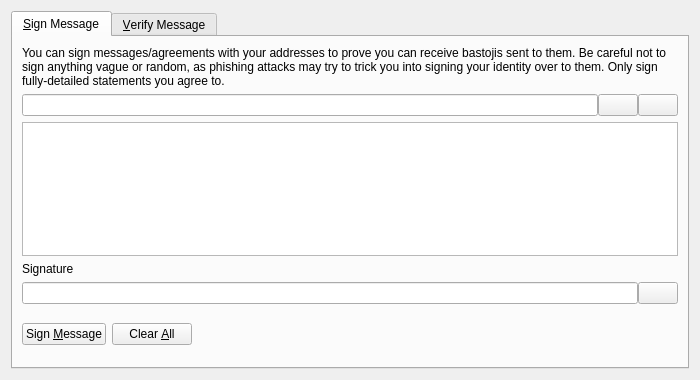
<?xml version="1.0" encoding="UTF-8"?>
<ui version="4.0">
 <class>SignVerifyMessageDialog</class>
 <widget class="QDialog" name="SignVerifyMessageDialog">
  <property name="geometry">
   <rect>
    <x>0</x>
    <y>0</y>
    <width>700</width>
    <height>380</height>
   </rect>
  </property>
  <property name="windowTitle">
   <string>Signatures - Sign / Verify a Message</string>
  </property>
  <property name="modal">
   <bool>true</bool>
  </property>
  <layout class="QVBoxLayout" name="verticalLayout">
   <item>
    <widget class="QTabWidget" name="tabWidget">
     <property name="currentIndex">
      <number>0</number>
     </property>
     <widget class="QWidget" name="tabSignMessage">
      <attribute name="title">
       <string>&amp;Sign Message</string>
      </attribute>
      <layout class="QVBoxLayout" name="verticalLayout_SM">
       <item>
        <widget class="QLabel" name="infoLabel_SM">
         <property name="text">
          <string>You can sign messages/agreements with your addresses to prove you can receive bastojis sent to them. Be careful not to sign anything vague or random, as phishing attacks may try to trick you into signing your identity over to them. Only sign fully-detailed statements you agree to.</string>
         </property>
         <property name="textFormat">
          <enum>Qt::PlainText</enum>
         </property>
         <property name="wordWrap">
          <bool>true</bool>
         </property>
        </widget>
       </item>
       <item>
        <layout class="QHBoxLayout" name="horizontalLayout_1_SM">
         <property name="spacing">
          <number>0</number>
         </property>
         <item>
          <widget class="QValidatedLineEdit" name="addressIn_SM">
           <property name="toolTip">
            <string>The Bastoji address to sign the message with</string>
           </property>
          </widget>
         </item>
         <item>
          <widget class="QPushButton" name="addressBookButton_SM">
           <property name="toolTip">
            <string>Choose previously used address</string>
           </property>
           <property name="text">
            <string/>
           </property>
           <property name="icon">
            <iconset resource="../bastoji.qrc">
             <normaloff>:/icons/address-book</normaloff>:/icons/address-book</iconset>
           </property>
           <property name="shortcut">
            <string>Alt+A</string>
           </property>
           <property name="autoDefault">
            <bool>false</bool>
           </property>
          </widget>
         </item>
         <item>
          <widget class="QPushButton" name="pasteButton_SM">
           <property name="toolTip">
            <string>Paste address from clipboard</string>
           </property>
           <property name="text">
            <string/>
           </property>
           <property name="icon">
            <iconset resource="../bastoji.qrc">
             <normaloff>:/icons/editpaste</normaloff>:/icons/editpaste</iconset>
           </property>
           <property name="shortcut">
            <string>Alt+P</string>
           </property>
           <property name="autoDefault">
            <bool>false</bool>
           </property>
          </widget>
         </item>
        </layout>
       </item>
       <item>
        <widget class="QPlainTextEdit" name="messageIn_SM">
         <property name="toolTip">
          <string>Enter the message you want to sign here</string>
         </property>
        </widget>
       </item>
       <item>
        <widget class="QLabel" name="signatureLabel_SM">
         <property name="text">
          <string>Signature</string>
         </property>
         <property name="textFormat">
          <enum>Qt::PlainText</enum>
         </property>
        </widget>
       </item>
       <item>
        <layout class="QHBoxLayout" name="horizontalLayout_2_SM">
         <property name="spacing">
          <number>0</number>
         </property>
         <item>
          <widget class="QLineEdit" name="signatureOut_SM">
           <property name="font">
            <font>
             <italic>true</italic>
            </font>
           </property>
           <property name="readOnly">
            <bool>true</bool>
           </property>
          </widget>
         </item>
         <item>
          <widget class="QPushButton" name="copySignatureButton_SM">
           <property name="toolTip">
            <string>Copy the current signature to the system clipboard</string>
           </property>
           <property name="text">
            <string/>
           </property>
           <property name="icon">
            <iconset resource="../bastoji.qrc">
             <normaloff>:/icons/editcopy</normaloff>:/icons/editcopy</iconset>
           </property>
           <property name="autoDefault">
            <bool>false</bool>
           </property>
          </widget>
         </item>
        </layout>
       </item>
       <item>
        <layout class="QHBoxLayout" name="horizontalLayout_3_SM">
         <item>
          <widget class="QPushButton" name="signMessageButton_SM">
           <property name="toolTip">
            <string>Sign the message to prove you own this Bastoji address</string>
           </property>
           <property name="text">
            <string>Sign &amp;Message</string>
           </property>
           <property name="icon">
            <iconset resource="../bastoji.qrc">
             <normaloff>:/icons/edit</normaloff>:/icons/edit</iconset>
           </property>
           <property name="autoDefault">
            <bool>false</bool>
           </property>
          </widget>
         </item>
         <item>
          <widget class="QPushButton" name="clearButton_SM">
           <property name="toolTip">
            <string>Reset all sign message fields</string>
           </property>
           <property name="text">
            <string>Clear &amp;All</string>
           </property>
           <property name="icon">
            <iconset resource="../bastoji.qrc">
             <normaloff>:/icons/remove</normaloff>:/icons/remove</iconset>
           </property>
           <property name="autoDefault">
            <bool>false</bool>
           </property>
          </widget>
         </item>
         <item>
          <spacer name="horizontalSpacer_1_SM">
           <property name="orientation">
            <enum>Qt::Horizontal</enum>
           </property>
           <property name="sizeHint" stdset="0">
            <size>
             <width>40</width>
             <height>48</height>
            </size>
           </property>
          </spacer>
         </item>
         <item>
          <widget class="QLabel" name="statusLabel_SM">
           <property name="font">
            <font>
             <weight>75</weight>
             <bold>true</bold>
            </font>
           </property>
           <property name="text">
            <string/>
           </property>
           <property name="wordWrap">
            <bool>true</bool>
           </property>
          </widget>
         </item>
         <item>
          <spacer name="horizontalSpacer_2_SM">
           <property name="orientation">
            <enum>Qt::Horizontal</enum>
           </property>
           <property name="sizeHint" stdset="0">
            <size>
             <width>40</width>
             <height>48</height>
            </size>
           </property>
          </spacer>
         </item>
        </layout>
       </item>
      </layout>
     </widget>
     <widget class="QWidget" name="tabVerifyMessage">
      <attribute name="title">
       <string>&amp;Verify Message</string>
      </attribute>
      <layout class="QVBoxLayout" name="verticalLayout_VM">
       <item>
        <widget class="QLabel" name="infoLabel_VM">
         <property name="text">
          <string>Enter the receiver's address, message (ensure you copy line breaks, spaces, tabs, etc. exactly) and signature below to verify the message. Be careful not to read more into the signature than what is in the signed message itself, to avoid being tricked by a man-in-the-middle attack. Note that this only proves the signing party receives with the address, it cannot prove sendership of any transaction!</string>
         </property>
         <property name="textFormat">
          <enum>Qt::PlainText</enum>
         </property>
         <property name="alignment">
          <set>Qt::AlignLeading|Qt::AlignLeft|Qt::AlignTop</set>
         </property>
         <property name="wordWrap">
          <bool>true</bool>
         </property>
        </widget>
       </item>
       <item>
        <layout class="QHBoxLayout" name="horizontalLayout_1_VM">
         <property name="spacing">
          <number>0</number>
         </property>
         <item>
          <widget class="QValidatedLineEdit" name="addressIn_VM">
           <property name="toolTip">
            <string>The Bastoji address the message was signed with</string>
           </property>
          </widget>
         </item>
         <item>
          <widget class="QPushButton" name="addressBookButton_VM">
           <property name="toolTip">
            <string>Choose previously used address</string>
           </property>
           <property name="text">
            <string/>
           </property>
           <property name="icon">
            <iconset resource="../bastoji.qrc">
             <normaloff>:/icons/address-book</normaloff>:/icons/address-book</iconset>
           </property>
           <property name="shortcut">
            <string>Alt+A</string>
           </property>
           <property name="autoDefault">
            <bool>false</bool>
           </property>
          </widget>
         </item>
        </layout>
       </item>
       <item>
        <widget class="QPlainTextEdit" name="messageIn_VM"/>
       </item>
       <item>
        <widget class="QValidatedLineEdit" name="signatureIn_VM"/>
       </item>
       <item>
        <layout class="QHBoxLayout" name="horizontalLayout_2_VM">
         <item>
          <widget class="QPushButton" name="verifyMessageButton_VM">
           <property name="toolTip">
            <string>Verify the message to ensure it was signed with the specified Bastoji address</string>
           </property>
           <property name="text">
            <string>Verify &amp;Message</string>
           </property>
           <property name="icon">
            <iconset resource="../bastoji.qrc">
             <normaloff>:/icons/transaction_0</normaloff>:/icons/transaction_0</iconset>
           </property>
           <property name="autoDefault">
            <bool>false</bool>
           </property>
          </widget>
         </item>
         <item>
          <widget class="QPushButton" name="clearButton_VM">
           <property name="toolTip">
            <string>Reset all verify message fields</string>
           </property>
           <property name="text">
            <string>Clear &amp;All</string>
           </property>
           <property name="icon">
            <iconset resource="../bastoji.qrc">
             <normaloff>:/icons/remove</normaloff>:/icons/remove</iconset>
           </property>
           <property name="autoDefault">
            <bool>false</bool>
           </property>
          </widget>
         </item>
         <item>
          <spacer name="horizontalSpacer_1_VM">
           <property name="orientation">
            <enum>Qt::Horizontal</enum>
           </property>
           <property name="sizeHint" stdset="0">
            <size>
             <width>40</width>
             <height>48</height>
            </size>
           </property>
          </spacer>
         </item>
         <item>
          <widget class="QLabel" name="statusLabel_VM">
           <property name="font">
            <font>
             <weight>75</weight>
             <bold>true</bold>
            </font>
           </property>
           <property name="text">
            <string/>
           </property>
           <property name="wordWrap">
            <bool>true</bool>
           </property>
          </widget>
         </item>
         <item>
          <spacer name="horizontalSpacer_2_VM">
           <property name="orientation">
            <enum>Qt::Horizontal</enum>
           </property>
           <property name="sizeHint" stdset="0">
            <size>
             <width>40</width>
             <height>48</height>
            </size>
           </property>
          </spacer>
         </item>
        </layout>
       </item>
      </layout>
     </widget>
    </widget>
   </item>
  </layout>
 </widget>
 <customwidgets>
  <customwidget>
   <class>QValidatedLineEdit</class>
   <extends>QLineEdit</extends>
   <header>qt/qvalidatedlineedit.h</header>
  </customwidget>
 </customwidgets>
 <resources>
  <include location="../bastoji.qrc"/>
 </resources>
 <connections/>
</ui>
